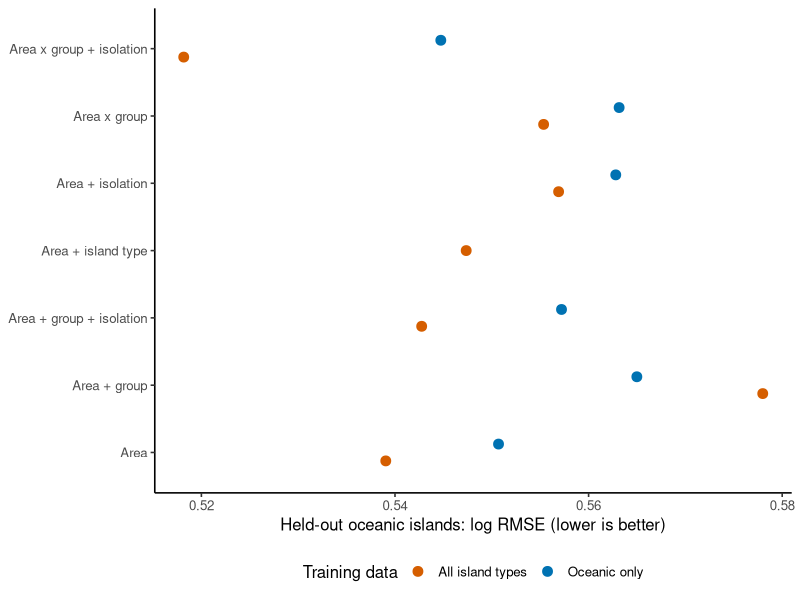
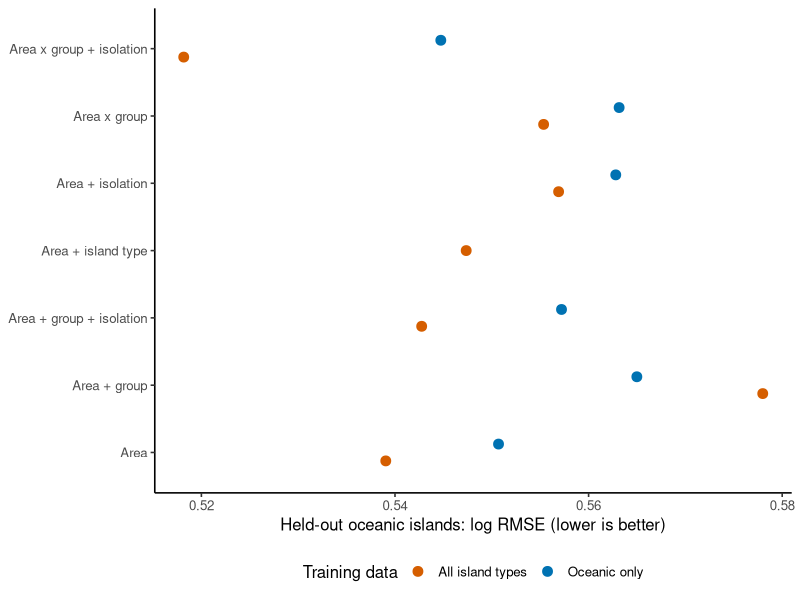
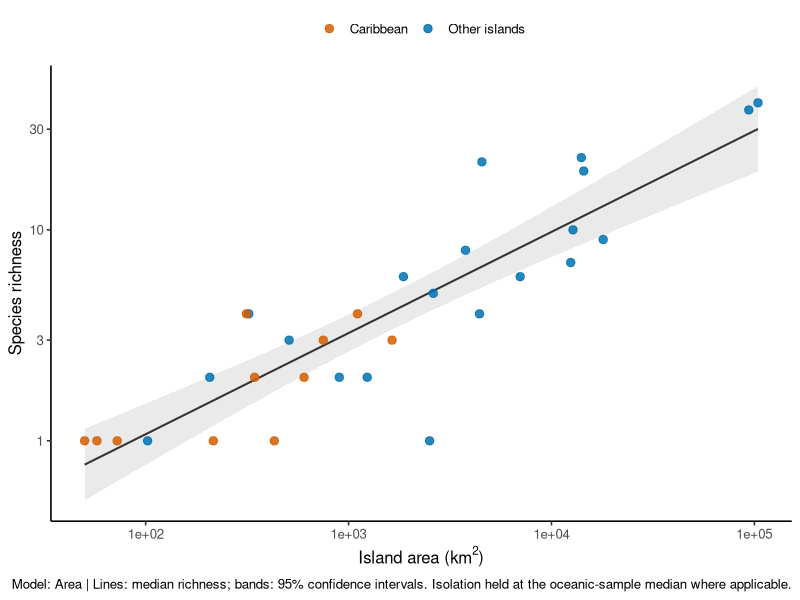
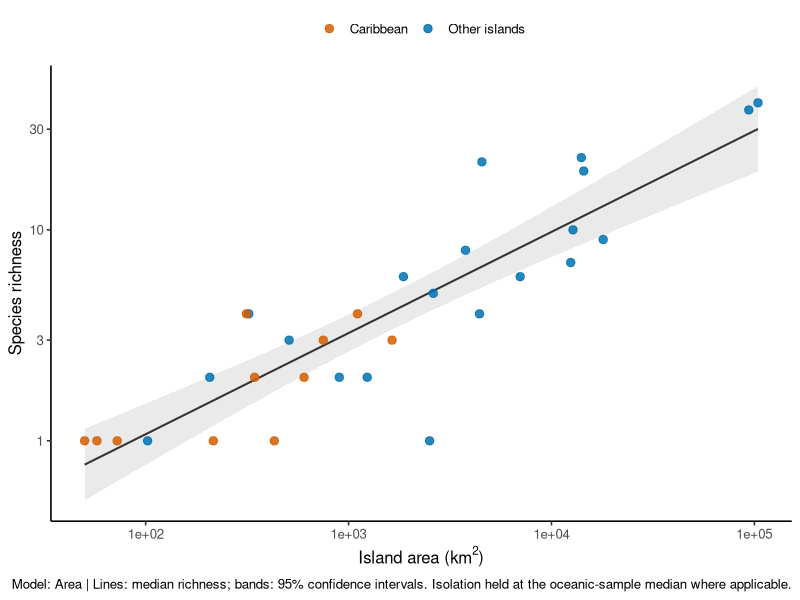

The R script that drew these images, in order: (Note: this script raises an error after producing the figures.)
# Run from paleo-islands. Retain all records classified as Oceanic.
library(readxl)
library(ggplot2)

# Data ----
d <- as.data.frame(read_excel('data/richness/island-richness-area.xlsx', sheet = 'Island isolation'))
d$log_richness <- log(d$n_sp)
d$log_area <- log(d$area_km2)
d$log_mainland <- log1p(d$distance_mainland_km)
d$group <- factor(ifelse(d$region == 'Caribbean', 'Caribbean', 'Other islands'))
d$type <- factor(d$type)
ocean <- d[d$type == 'Oceanic', ]
stopifnot(all(complete.cases(ocean[, c('log_richness','log_area','log_mainland')])))
out <- 'area-estimation/results/oceanic'
plots.dir <- 'area-estimation/plots/oceanic'
dir.create(out, recursive = TRUE, showWarnings = FALSE)
dir.create(plots.dir, recursive = TRUE, showWarnings = FALSE)
write.csv(ocean, file.path(out, 'regression-input.csv'), row.names = FALSE)

# Candidates ----
forms <- list('Area' = log_richness ~ log_area,
  'Area + isolation' = log_richness ~ log_area + log_mainland,
  'Area + group' = log_richness ~ log_area + group,
  'Area + group + isolation' = log_richness ~ log_area + group + log_mainland,
  'Area x group' = log_richness ~ log_area * group,
  'Area x group + isolation' = log_richness ~ log_area * group + log_mainland)
scores <- data.frame()
coefficients <- data.frame()
predictions <- data.frame()
models <- list()
for (model in names(forms)) {
  fit <- lm(forms[[model]], data = ocean)
  models[[model]] <- fit
  k <- attr(logLik(fit), 'df')
  scores <- rbind(scores, data.frame(model, n = nrow(ocean),
    AICc = AIC(fit) + 2*k*(k+1)/(nrow(ocean)-k-1),
    adjusted_R2 = summary(fit)$adj.r.squared))
  ct <- summary(fit)$coefficients
  ci <- confint(fit)
  coefficients <- rbind(coefficients, data.frame(model, term = rownames(ct),
    estimate = ct[,1], lower = ci[,1], upper = ci[,2], p = ct[,4]))
}

# Same held-out oceanic islands for both training datasets ----
# Each held-out island is removed from ALL training data.
cv.forms <- forms
cv.forms[['Area + island type']] <- log_richness ~ log_area + type
for (model in names(cv.forms)) {
  for (training_set in c('Oceanic only', 'All island types')) {
    if (model == 'Area + island type' && training_set == 'Oceanic only') next
    train_data <- ocean
    if (training_set == 'All island types') train_data <- d
    for (i in seq_len(nrow(ocean))) {
      train <- train_data[train_data$island != ocean$island[i], ]
      fit <- lm(cv.forms[[model]], data = train)
      mu <- as.numeric(predict(fit, newdata = ocean[i, ]))
      sigma <- sqrt(sum(residuals(fit)^2)/nobs(fit))
      predictions <- rbind(predictions, data.frame(model, training_set,
        island = ocean$island[i], observed_log = ocean$log_richness[i], predicted_log = mu,
        log_density = dnorm(ocean$log_richness[i], mu, sigma, log = TRUE)))
    }
  }
}
cv <- data.frame()
for (model in names(cv.forms)) {
  for (training_set in c('Oceanic only', 'All island types')) {
    z <- predictions[predictions$model == model & predictions$training_set == training_set, ]
    if (nrow(z) == 0) next
    cv <- rbind(cv, data.frame(model, training_set,
      log_RMSE = sqrt(mean((z$observed_log-z$predicted_log)^2)),
      negative_log_density = -mean(z$log_density)))
  }
}
for (i in seq_len(nrow(scores))) {
  z <- cv[cv$model == scores$model[i] & cv$training_set == 'Oceanic only', ]
  scores$log_RMSE[i] <- z$log_RMSE
}
scores$delta_AICc <- scores$AICc - min(scores$AICc)
scores <- scores[order(scores$AICc), ]
write.csv(scores, file.path(out, 'model-comparison.csv'), row.names = FALSE)
write.csv(cv, file.path(out, 'matched-oceanic-validation.csv'), row.names = FALSE)
write.csv(coefficients, file.path(out, 'coefficients.csv'), row.names = FALSE)
write.csv(predictions, file.path(out, 'held-out-predictions.csv'), row.names = FALSE)
saveRDS(models, file.path(out, 'models.rds'))

# Figures ----
theme_set(theme_classic(base_size = 12))
p <- ggplot(cv, aes(log_RMSE, model, colour = training_set)) +
  geom_point(size = 3, position = position_dodge(width = .5)) +
  scale_colour_manual(values = c('All island types' = '#D55E00', 'Oceanic only' = '#0072B2')) +
  labs(x = 'Held-out oceanic islands: log RMSE (lower is better)', y = NULL, colour = 'Training data') +
  theme(legend.position = 'bottom')
ggsave(file.path(plots.dir, 'predictive-comparison.pdf'), p, width = 10, height = 5)
ggsave(file.path(plots.dir, 'predictive-comparison.png'), p, width = 10, height = 5, dpi = 180)

# Best-AICc regression at a common isolation distance ----
best <- scores$model[1]
fit <- models[[best]]
grid <- expand.grid(log_area = seq(min(ocean$log_area), max(ocean$log_area), length.out = 150),
                    group = levels(ocean$group))
grid$log_mainland <- median(ocean$log_mainland)
if (best %in% c('Area', 'Area + isolation')) grid <- grid[grid$group == levels(ocean$group)[1], ]
pr <- predict(fit, newdata = grid, interval = 'confidence')
grid$median <- exp(pr[, 'fit'])
grid$lower <- exp(pr[, 'lwr'])
grid$upper <- exp(pr[, 'upr'])
q <- ggplot(ocean, aes(area_km2, n_sp, colour = group)) +
  geom_ribbon(data = grid, aes(x = exp(log_area), ymin = lower, ymax = upper),
              inherit.aes = FALSE, fill = 'grey60', alpha = .20) +
  geom_line(data = grid, aes(exp(log_area), median), inherit.aes = FALSE, colour = 'grey20', linewidth = .7) +
  geom_point(size = 2.5, alpha = .85) +
  scale_x_log10() + scale_y_log10() +
  scale_colour_manual(values = c('#D55E00', '#0072B2')) +
  scale_fill_manual(values = c('#D55E00', '#0072B2')) +
  labs(x = expression('Island area (km'^2*')'), y = 'Species richness', colour = NULL, fill = NULL,
       caption = paste('Model:', best, '| Lines: median richness; bands: 95% confidence intervals.',
                       'Isolation held at the oceanic-sample median where applicable.')) +
  theme(legend.position = 'top')
ggsave(file.path(plots.dir, 'regression.pdf'), q, width = 10, height = 6)
ggsave(file.path(plots.dir, 'regression.png'), q, width = 10, height = 6, dpi = 180)

# Report ----
report <- c('# Oceanic-only richness regression', '',
 paste('All', nrow(ocean), 'oceanic islands retained; no richness-based exclusions. Region counts:'),
 capture.output(table(ocean$region)), '',
 'Response: log richness; Gaussian errors. Area uses natural log; mainland distance uses log(1 + km). Group is Caribbean versus other islands. Age is omitted because of sparse, heterogeneous proxies. Geographic classifications were not changed.', '',
 '| Model | AICc | Adjusted R2 | LOO log RMSE |', '|---|---:|---:|---:|')
for (i in seq_len(nrow(scores))) report <- c(report,
 sprintf('| %s | %.2f | %.3f | %.3f |', scores$model[i], scores$AICc[i], scores$adjusted_R2[i], scores$log_RMSE[i]))
report <- c(report, '', '## Matched predictive comparison', '',
 'Both approaches predict the same 31 held-out oceanic islands. Oceanic-only training contains the other 30 oceanic islands; full-data training contains the other 60 islands. No held-out observation is used in fitting. AICc is compared only within the oceanic subset, never across datasets.', '',
 '| Model | Training data | Oceanic LOO log RMSE | Negative log predictive density |', '|---|---|---:|---:|')
for (i in seq_len(nrow(cv))) report <- c(report,
 sprintf('| %s | %s | %.3f | %.3f |', cv$model[i], cv$training_set[i], cv$log_RMSE[i], cv$negative_log_density[i]))
report <- c(report, '',
 'These are exploratory candidate comparisons, not nested validation of the model-selection procedure. Island-level validation may benefit from shared regional/archipelago history and does not establish transfer to an extinct archipelago. The prediction score uses plug-in Gaussian residual variance, matching preceding analyses. Curves show conditional median richness, not inverse area estimates; no Sunken Islands area estimates were updated. Age and the large-landmass alternative were not searched in this focused comparison.')
report <- c(report, '', '## Interpretation', '',
 'Area alone has the lowest AICc (54.76), adjusted R2 = 0.763 and LOO log RMSE = 0.551. Adding isolation is competitive (delta AICc = 1.53), but gives worse LOO RMSE (0.563). The most complex model reduces RMSE to 0.545, only about 1.1%, with delta AICc = 3.69. Prefer area alone as the parsimonious oceanic-only candidate.',
 'Restricting training to oceanic islands does not improve point prediction on the same held-out oceanic records: area-only RMSE is 0.551 versus 0.539 using all island types, and the previously selected full-data area x group + isolation model yields 0.518. However oceanic area-only predicts uncertainty better than full-data area-only by the plug-in log-density score (0.909 versus 1.027; lower is better). Thus different metrics need not agree; there is no clear general predictive benefit from discarding the other islands. Oceanic-only remains a useful biological sensitivity analysis.')
writeLines(report, 'area-estimation/reports/oceanic-regression.md')
print(scores)
print(cv)
